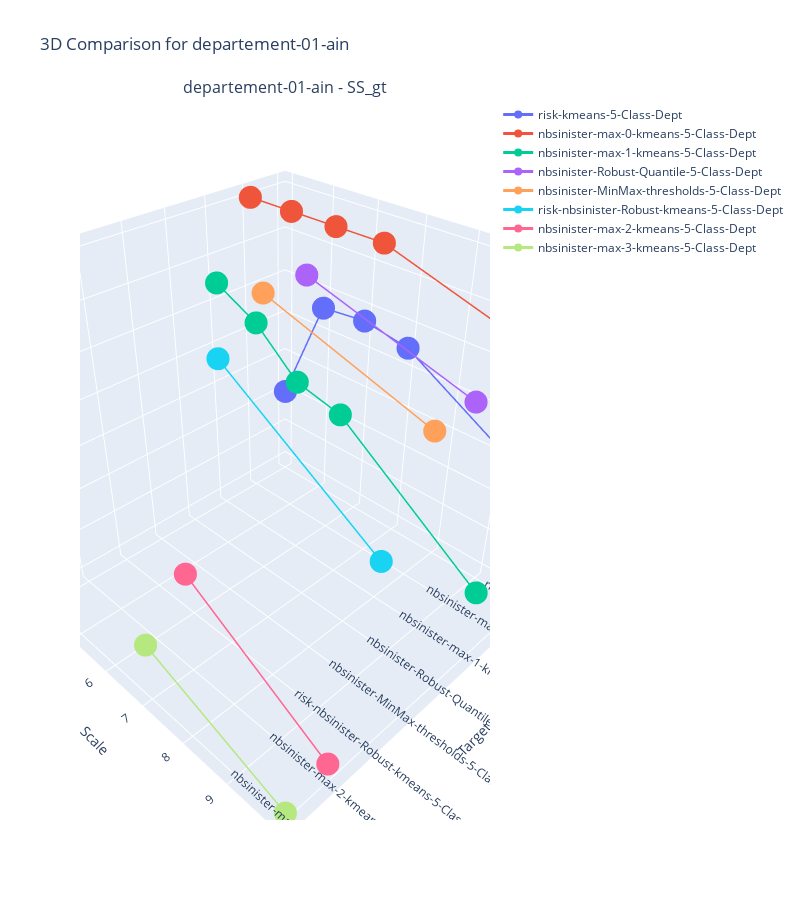
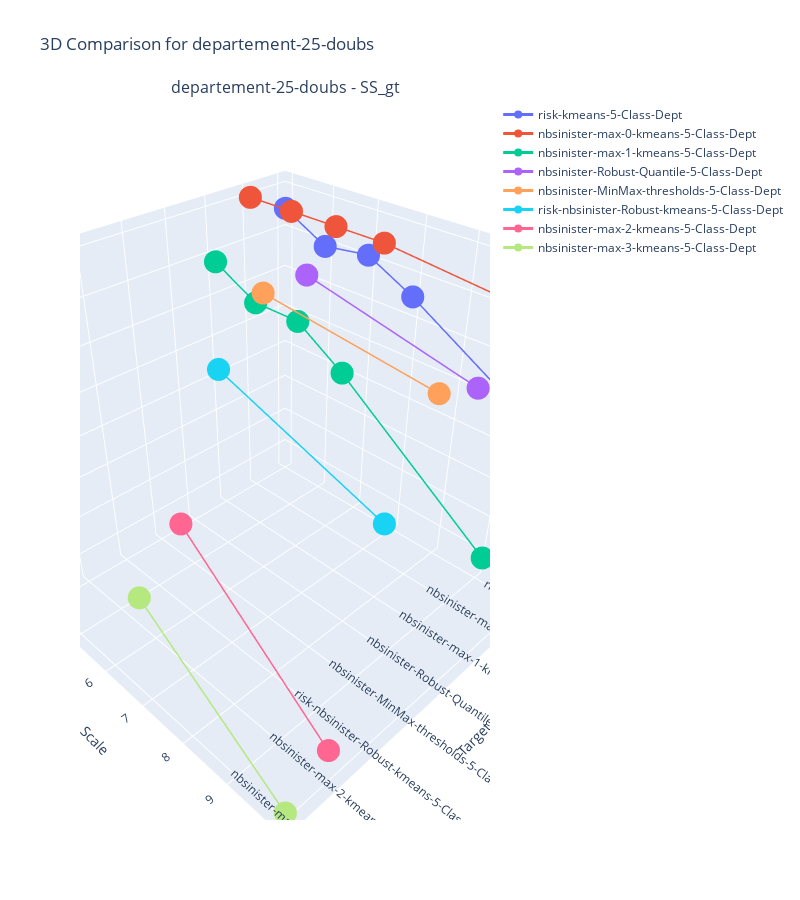
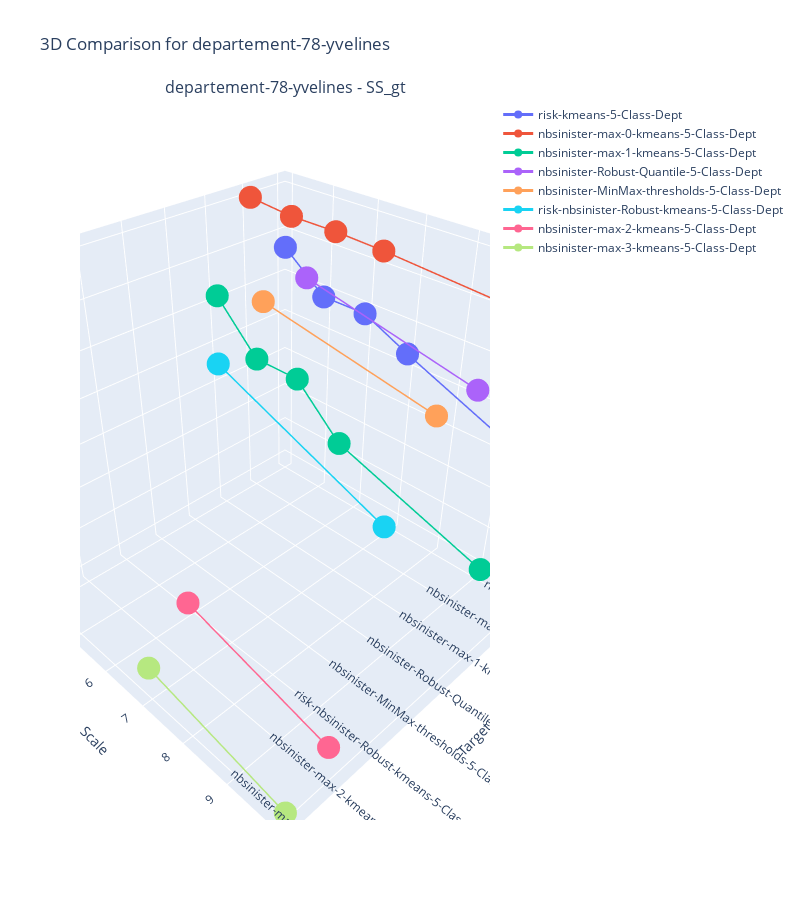

Here is the notebook cell these charts were saved with, in order:
### Code cell
compare_models_2d(df, df.Department.unique(), dept_markers, ['SS_gt'],  'Target', 'Scale', 'Target')

### Figure 1 — Plotly figure (JSON) as saved in the notebook; plotly's stock layout.template omitted (floating-point values rounded to 4 significant figures)
{"data": [{"line": {"color": "#636EFA", "width": 3}, "marker": {"color": "#636EFA", "size": 8}, "mode": "lines+markers", "name": "risk-kmeans-5-Class-Dept", "scene": "scene", "type": "scatter3d", "x": [0, 0, 0, 0, 0], "y": [4, 5, 6, 7, 10], "z": [0, 0.52, 0.54, 0.5, 0.12]}, {"line": {"color": "#EF553B", "width": 3}, "marker": {"color": "#EF553B", "size": 8}, "mode": "lines+markers", "name": "nbsinister-max-0-kmeans-5-Class-Dept", "scene": "scene", "type": "scatter3d", "x": [1, 1, 1, 1, 1], "y": [4, 5, 6, 7, 10], "z": [1, 1, 1, 1, 0.8]}, {"line": {"color": "#00CC96", "width": 3}, "marker": {"color": "#00CC96", "size": 8}, "mode": "lines+markers", "name": "nbsinister-max-1-kmeans-5-Class-Dept", "scene": "scene", "type": "scatter3d", "x": [2, 2, 2, 2, 2], "y": [4, 5, 6, 7, 10], "z": [0.69, 0.59, 0.41, 0.36, -0.11]}, {"line": {"color": "#AB63FA", "width": 3}, "marker": {"color": "#AB63FA", "size": 8}, "mode": "lines+markers", "name": "nbsinister-Robust-Quantile-5-Class-Dept", "scene": "scene", "type": "scatter3d", "x": [3, 3], "y": [7, 10], "z": [1, 0.81]}, {"line": {"color": "#FFA15A", "width": 3}, "marker": {"color": "#FFA15A", "size": 8}, "mode": "lines+markers", "name": "nbsinister-MinMax-thresholds-5-Class-Dept", "scene": "scene", "type": "scatter3d", "x": [4, 4], "y": [7, 10], "z": [1, 0.8]}, {"line": {"color": "#19D3F3", "width": 3}, "marker": {"color": "#19D3F3", "size": 8}, "mode": "lines+markers", "name": "risk-nbsinister-Robust-kmeans-5-Class-Dept", "scene": "scene", "type": "scatter3d", "x": [5, 5], "y": [7, 10], "z": [0.84, 0.43]}, {"line": {"color": "#FF6692", "width": 3}, "marker": {"color": "#FF6692", "size": 8}, "mode": "lines+markers", "name": "nbsinister-max-2-kmeans-5-Class-Dept", "scene": "scene", "type": "scatter3d", "x": [6, 6], "y": [7, 10], "z": [0.05, -0.35]}, {"line": {"color": "#B6E880", "width": 3}, "marker": {"color": "#B6E880", "size": 8}, "mode": "lines+markers", "name": "nbsinister-max-3-kmeans-5-Class-Dept", "scene": "scene", "type": "scatter3d", "x": [7, 7], "y": [7, 10], "z": [-0.16, -0.41]}], "layout": {"annotations": [{"font": {"size": 16}, "showarrow": false, "text": "departement-01-ain - SS_gt", "x": 0.5, "xanchor": "center", "xref": "paper", "y": 1, "yanchor": "bottom", "yref": "paper"}], "height": 900, "scene": {"domain": {"x": [0, 1], "y": [0, 1]}, "xaxis": {"ticktext": ["risk-kmeans-5-Class-Dept", "nbsinister-max-0-kmeans-5-Class-Dept", "nbsinister-max-1-kmeans-5-Class-Dept", "nbsinister-Robust-Quantile-5-Class-Dept", "nbsinister-MinMax-thresholds-5-Class-Dept", "risk-nbsinister-Robust-kmeans-5-Class-Dept", "nbsinister-max-2-kmeans-5-Class-Dept", "nbsinister-max-3-kmeans-5-Class-Dept"], "tickvals": [0, 1, 2, 3, 4, 5, 6, 7], "title": {"text": "Target"}}, "yaxis": {"title": {"text": "Scale"}}, "zaxis": {"title": {"text": "SS_gt"}}}, "showlegend": true, "title": {"text": "3D Comparison for departement-01-ain"}, "width": 800}}

### Figure 2 — Plotly figure (JSON) as saved in the notebook; plotly's stock layout.template omitted (floating-point values rounded to 4 significant figures)
{"data": [{"line": {"color": "#636EFA", "width": 3}, "marker": {"color": "#636EFA", "size": 8}, "mode": "lines+markers", "name": "risk-kmeans-5-Class-Dept", "scene": "scene", "type": "scatter3d", "x": [0, 0, 0, 0, 0], "y": [4, 5, 6, 7, 10], "z": [0.9, 0.79, 0.82, 0.71, 0.31]}, {"line": {"color": "#EF553B", "width": 3}, "marker": {"color": "#EF553B", "size": 8}, "mode": "lines+markers", "name": "nbsinister-max-0-kmeans-5-Class-Dept", "scene": "scene", "type": "scatter3d", "x": [1, 1, 1, 1, 1], "y": [4, 5, 6, 7, 10], "z": [1, 1, 1, 1, 0.93]}, {"line": {"color": "#00CC96", "width": 3}, "marker": {"color": "#00CC96", "size": 8}, "mode": "lines+markers", "name": "nbsinister-max-1-kmeans-5-Class-Dept", "scene": "scene", "type": "scatter3d", "x": [2, 2, 2, 2, 2], "y": [4, 5, 6, 7, 10], "z": [0.77, 0.66, 0.66, 0.52, 0.01]}, {"line": {"color": "#AB63FA", "width": 3}, "marker": {"color": "#AB63FA", "size": 8}, "mode": "lines+markers", "name": "nbsinister-Robust-Quantile-5-Class-Dept", "scene": "scene", "type": "scatter3d", "x": [3, 3], "y": [7, 10], "z": [1, 0.85]}, {"line": {"color": "#FFA15A", "width": 3}, "marker": {"color": "#FFA15A", "size": 8}, "mode": "lines+markers", "name": "nbsinister-MinMax-thresholds-5-Class-Dept", "scene": "scene", "type": "scatter3d", "x": [4, 4], "y": [7, 10], "z": [1, 0.92]}, {"line": {"color": "#19D3F3", "width": 3}, "marker": {"color": "#19D3F3", "size": 8}, "mode": "lines+markers", "name": "risk-nbsinister-Robust-kmeans-5-Class-Dept", "scene": "scene", "type": "scatter3d", "x": [5, 5], "y": [7, 10], "z": [0.79, 0.55]}, {"line": {"color": "#FF6692", "width": 3}, "marker": {"color": "#FF6692", "size": 8}, "mode": "lines+markers", "name": "nbsinister-max-2-kmeans-5-Class-Dept", "scene": "scene", "type": "scatter3d", "x": [6, 6], "y": [7, 10], "z": [0.24, -0.35]}, {"line": {"color": "#B6E880", "width": 3}, "marker": {"color": "#B6E880", "size": 8}, "mode": "lines+markers", "name": "nbsinister-max-3-kmeans-5-Class-Dept", "scene": "scene", "type": "scatter3d", "x": [7, 7], "y": [7, 10], "z": [0.02, -0.49]}], "layout": {"annotations": [{"font": {"size": 16}, "showarrow": false, "text": "departement-25-doubs - SS_gt", "x": 0.5, "xanchor": "center", "xref": "paper", "y": 1, "yanchor": "bottom", "yref": "paper"}], "height": 900, "scene": {"domain": {"x": [0, 1], "y": [0, 1]}, "xaxis": {"ticktext": ["risk-kmeans-5-Class-Dept", "nbsinister-max-0-kmeans-5-Class-Dept", "nbsinister-max-1-kmeans-5-Class-Dept", "nbsinister-Robust-Quantile-5-Class-Dept", "nbsinister-MinMax-thresholds-5-Class-Dept", "risk-nbsinister-Robust-kmeans-5-Class-Dept", "nbsinister-max-2-kmeans-5-Class-Dept", "nbsinister-max-3-kmeans-5-Class-Dept"], "tickvals": [0, 1, 2, 3, 4, 5, 6, 7], "title": {"text": "Target"}}, "yaxis": {"title": {"text": "Scale"}}, "zaxis": {"title": {"text": "SS_gt"}}}, "showlegend": true, "title": {"text": "3D Comparison for departement-25-doubs"}, "width": 800}}

### Figure 3 — Plotly figure (JSON) as saved in the notebook; plotly's stock layout.template omitted (floating-point values rounded to 4 significant figures)
{"data": [{"line": {"color": "#636EFA", "width": 3}, "marker": {"color": "#636EFA", "size": 8}, "mode": "lines+markers", "name": "risk-kmeans-5-Class-Dept", "scene": "scene", "type": "scatter3d", "x": [0, 0, 0, 0, 0], "y": [4, 5, 6, 7, 10], "z": [0.73, 0.57, 0.57, 0.47, 0.2]}, {"line": {"color": "#EF553B", "width": 3}, "marker": {"color": "#EF553B", "size": 8}, "mode": "lines+markers", "name": "nbsinister-max-0-kmeans-5-Class-Dept", "scene": "scene", "type": "scatter3d", "x": [1, 1, 1, 1, 1], "y": [4, 5, 6, 7, 10], "z": [1, 0.98, 0.98, 0.97, 0.92]}, {"line": {"color": "#00CC96", "width": 3}, "marker": {"color": "#00CC96", "size": 8}, "mode": "lines+markers", "name": "nbsinister-max-1-kmeans-5-Class-Dept", "scene": "scene", "type": "scatter3d", "x": [2, 2, 2, 2, 2], "y": [4, 5, 6, 7, 10], "z": [0.63, 0.42, 0.42, 0.22, 0]}, {"line": {"color": "#AB63FA", "width": 3}, "marker": {"color": "#AB63FA", "size": 8}, "mode": "lines+markers", "name": "nbsinister-Robust-Quantile-5-Class-Dept", "scene": "scene", "type": "scatter3d", "x": [3, 3], "y": [7, 10], "z": [0.99, 0.85]}, {"line": {"color": "#FFA15A", "width": 3}, "marker": {"color": "#FFA15A", "size": 8}, "mode": "lines+markers", "name": "nbsinister-MinMax-thresholds-5-Class-Dept", "scene": "scene", "type": "scatter3d", "x": [4, 4], "y": [7, 10], "z": [0.97, 0.85]}, {"line": {"color": "#19D3F3", "width": 3}, "marker": {"color": "#19D3F3", "size": 8}, "mode": "lines+markers", "name": "risk-nbsinister-Robust-kmeans-5-Class-Dept", "scene": "scene", "type": "scatter3d", "x": [5, 5], "y": [7, 10], "z": [0.82, 0.56]}, {"line": {"color": "#FF6692", "width": 3}, "marker": {"color": "#FF6692", "size": 8}, "mode": "lines+markers", "name": "nbsinister-max-2-kmeans-5-Class-Dept", "scene": "scene", "type": "scatter3d", "x": [6, 6], "y": [7, 10], "z": [-0.1, -0.27]}, {"line": {"color": "#B6E880", "width": 3}, "marker": {"color": "#B6E880", "size": 8}, "mode": "lines+markers", "name": "nbsinister-max-3-kmeans-5-Class-Dept", "scene": "scene", "type": "scatter3d", "x": [7, 7], "y": [7, 10], "z": [-0.29, -0.42]}], "layout": {"annotations": [{"font": {"size": 16}, "showarrow": false, "text": "departement-78-yvelines - SS_gt", "x": 0.5, "xanchor": "center", "xref": "paper", "y": 1, "yanchor": "bottom", "yref": "paper"}], "height": 900, "scene": {"domain": {"x": [0, 1], "y": [0, 1]}, "xaxis": {"ticktext": ["risk-kmeans-5-Class-Dept", "nbsinister-max-0-kmeans-5-Class-Dept", "nbsinister-max-1-kmeans-5-Class-Dept", "nbsinister-Robust-Quantile-5-Class-Dept", "nbsinister-MinMax-thresholds-5-Class-Dept", "risk-nbsinister-Robust-kmeans-5-Class-Dept", "nbsinister-max-2-kmeans-5-Class-Dept", "nbsinister-max-3-kmeans-5-Class-Dept"], "tickvals": [0, 1, 2, 3, 4, 5, 6, 7], "title": {"text": "Target"}}, "yaxis": {"title": {"text": "Scale"}}, "zaxis": {"title": {"text": "SS_gt"}}}, "showlegend": true, "title": {"text": "3D Comparison for departement-78-yvelines"}, "width": 800}}
